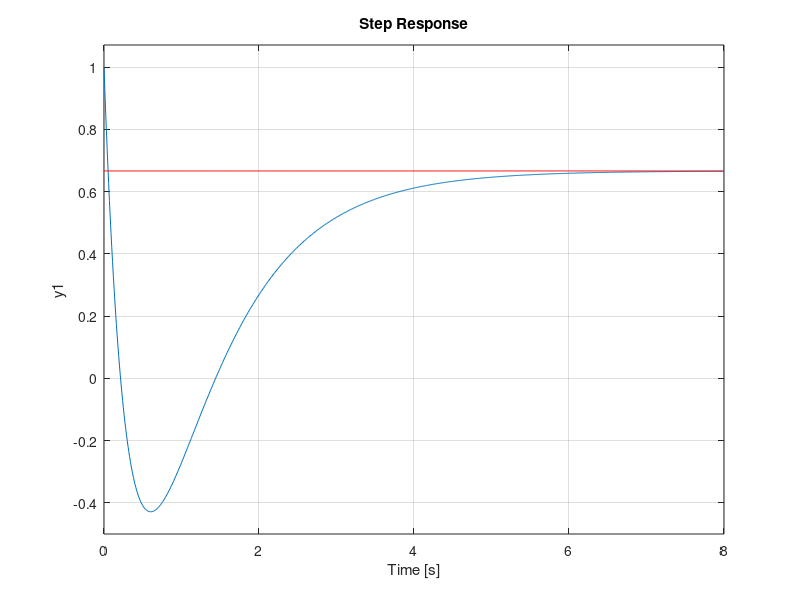

Write MATLAB code to recreate this figure.
clear all;
clc;

figure(1)
t = 0:0.01:8;
num = [1 -3 2];
den = [1 4 3];
e = tf(num,den);
ans = ss(e)
step(ans,t)
hold on;
grid on;
gains = dcgain(e)
plot(t,gains*ones(size(t)),'r')